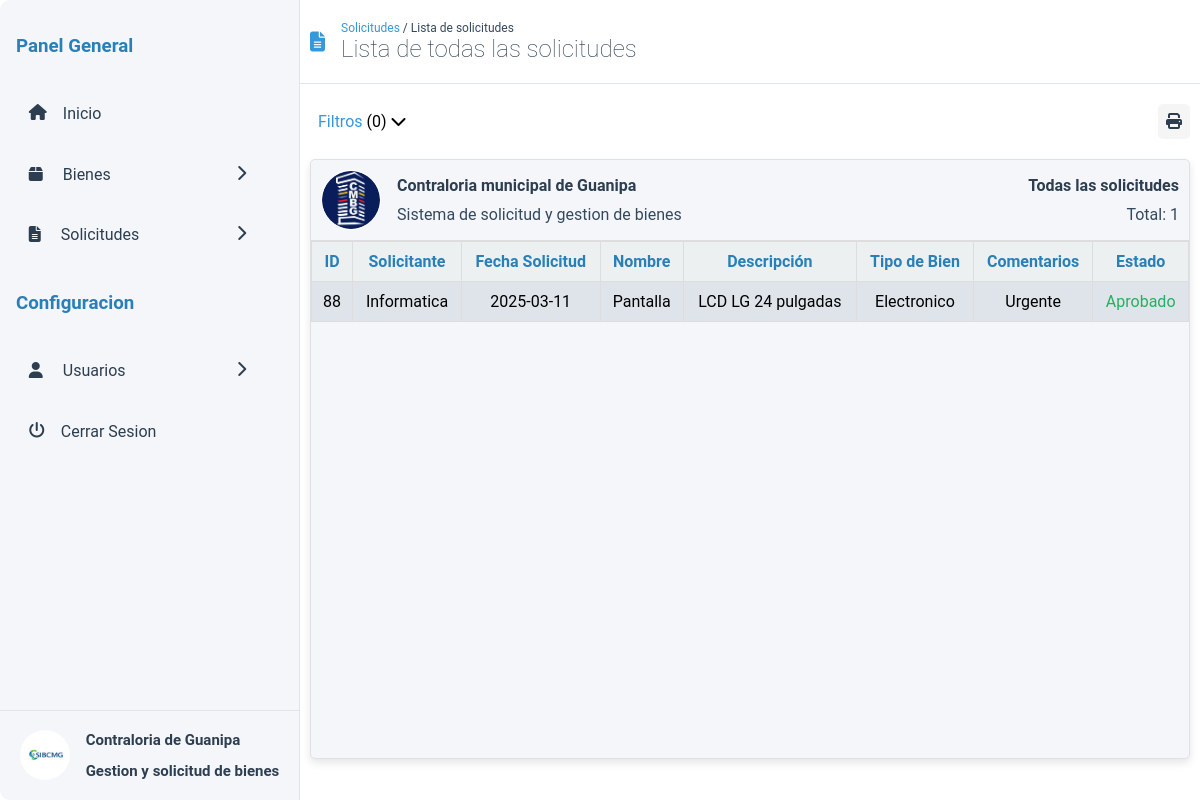
The page /lista-solicitudes.php (signed in) on the database its author committed.
### tables this page shows
CREATE TABLE `solicitudes` (
  `n_solicitud` int(11) NOT NULL,
  `bien` varchar(100) NOT NULL,
  `descripcion` varchar(100) NOT NULL,
  `comentario` varchar(100) NOT NULL,
  `comentario_admin` varchar(100) NOT NULL,
  `tipo_bien` varchar(100) NOT NULL,
  `fecha_solicitud` date NOT NULL DEFAULT current_timestamp(),
  `id_usuario` int(11) NOT NULL,
  `aprobado` int(3) NOT NULL
);

CREATE TABLE `usuario` (
  `n_dependencia` int(11) NOT NULL,
  `nombre_dependencia` varchar(100) NOT NULL,
  `contrasena` varchar(1000) NOT NULL,
  `username` varchar(100) NOT NULL,
  `nombre` varchar(100) NOT NULL,
  `apellido` varchar(100) NOT NULL,
  `correo` varchar(100) NOT NULL,
  `cedula` int(11) NOT NULL,
  `admin` tinyint(1) NOT NULL
);

### src/lista-solicitudes.php (the view, shortened to what this page needs)
<!DOCTYPE html>
<html lang="en">
<head>
  <link rel="stylesheet" href="css/lista-bienes.css">
  <link href="assets/fontawesome-free-6.7.2-web/css/all.css" rel="stylesheet" />
</head>
<body>
  <div class="container">
    <?php include 'assets/include/menu.php'?>
    <header class="main__header">
      <i class="fas fa-file-alt"></i>
        <div class="main__header-title">
          <span class="main__header-currentDir"><a href="#menu-request" class="main__header-currentDir--pre">Solicitudes</a> / Lista de solicitudes</span>
          <h2>Lista de todas las solicitudes</h2>
        </div>
    </header>
    <main class="main">
      <?php include 'assets/include/filters.php'; ?>
        <section class="myEstates">
        <div class="myEstates__header">
            <div class="myEstates__header-title">
              <img src="assets/logo-contraloria.jpg" class="myEstates__header-logo" alt="">
              <div class="myEstates__header-data">
                <b>Contraloria municipal de Guanipa</b>
                <span>Sistema de solicitud y gestion de bienes</span>
              </div>
            </div>
            <div class="myEstates__header-info">
              <h4>Todas las solicitudes</h4>
              <span class="myEstates__header-total">Total: <?php
              $query = $conn->query("SELECT COUNT(*) as total FROM solicitudes");
              $row = $query->fetch(PDO::FETCH_ASSOC);
              echo $row['total'];
              ?></span>
            </div>
          </div>
          <table id="goodsTable">
            <thead>
              <tr>
                <th>ID</th>
                <th>Solicitante</th>
                <th>Fecha Solicitud</th>
                <th>Nombre</th>
                <th>Descripción</th>
                <th>Tipo de Bien</th>
                <th>Comentarios</th>
                <th>Estado</th>
              </tr>
            </thead>
            <tbody>
              <?php
              foreach ($conn->query('SELECT * from solicitudes INNER JOIN usuario ON solicitudes.id_usuario = usuario.n_dependencia ORDER BY fecha_solicitud') as $row):
              ?>
              <tr class="table-dates estate__item">
                <td class="estates-id"><?php echo htmlspecialchars($row['n_solicitud']); ?></td>
                <td><?php echo htmlspecialchars($row['nombre_dependencia']); ?></td>
                <td class="estates-request"><?php echo htmlspecialchars($row['fecha_solicitud']); ?></td>
                <td class="estates-name"><?php echo htmlspecialchars($row['bien']); ?></td>
                <td class="estates-description"><?php echo htmlspecialchars($row['descripcion']); ?></td>
                <td class="estates-type"><?php echo htmlspecialchars($row['tipo_bien']); ?></td>
                <td><?php echo htmlspecialchars($row['comentario']); ?></td>
                <td><?php
                  if ($row["aprobado"] == 1) {
                    echo '<span style="color:#27ae60;">Aprobado</span>';
                  } elseif ($row["aprobado"] == 0) {
                    echo '<a href="solicitudes-pendientes.php#menu-request" title="Gestionar solicitudes pendientes" style="color:#34495e;">Pendiente</a">';
                  } else {
                    echo '<a href="solicitudes-rechazadas.php#menu-request" title="Motivo de rechazo: '.$row['comentario_admin'].'" style="color:#c0392b; text-wrap: nowrap;">Rechazado</a>';
                  }
                 ?></td>
              </tr>
              <?php
              endforeach;?>
            </tbody>
          </table>
        </section>
      </main>
  </div>
</body>
</html>

### src/assets/include/menu.php (shortened to what this page needs)
<?php
function isActive($page) {
    return basename($_SERVER['PHP_SELF']) == $page ? 'menu__item--this' : '';
}
?>
<aside class="menu">
    <nav class="menu__nav">
        <h3>Panel General</h3>
        <a href="./index.php" class="menu__item <?php echo isActive('index.php');?>">
            <i class="fas fa-home"></i>
            <span>Inicio</span>
        </a>
            <div class="menu__item menu__item--selectable" id="menu-estate">
                <div>
                    <i class="fas fa-box"></i>
                    <span>Bienes</span>
                </div>
                <i class="fa-solid fa-chevron-right menu__item-iconDeploy"></i>
            </div>
            <div id="menu-request" class="menu__item menu__item--selectable">
                <div>
                    <i class="fas fa-file-alt"></i>
                    <span>Solicitudes</span>
                </div>
                <i class="fa-solid fa-chevron-right menu__item-iconDeploy"></i>
            </div>
        <h3>Configuracion</h3>
            <div id="menu-user" class="menu__item menu__item--selectable">
                <div>
                    <i class="fas fa-user"></i>
                    <span>Usuarios</span>
                </div>
                <i class="fa-solid fa-chevron-right menu__item-iconDeploy"></i>
                </div>
        <a href="logout.php" class="menu__item">
            <i class="fa-solid fa-power-off"></i>
            <span>Cerrar Sesion</span>
        </a>
    </nav>
    <div class="menu__footer">
        <img src="assets/logo-sistema.jpg" alt="Logo Del sistema" class="menu__logo">
        <div class="menu__footer--title">
            <h1>Contraloria de Guanipa</h1>
            <h2>Gestion y solicitud de bienes</h2>
        </div>
    </div>
</aside>

### src/assets/include/filters.php (shortened to what this page needs)
<link rel="stylesheet" href="css/filter.css">
<div class="filters">
  <div class="filter-print">
    <div class="filter__menu-button" id="filter-menu-button">
      <span class="filters--text">Filtros</span>
      <span id="numFilters">(0)</span>
      <i class="fa-solid fa-chevron-down"></i>
    </div>
    <span class="print__button" onclick="window.print()"><i class="fa-solid fa-print"></i></span>
  </div>
</div>

### src/css/lista-bienes.css (style rules this page uses)
:root { --primary-color: #2d3436; --secondary-color: #b2bec3; --tertiary-color: #F9F7F7; --menu-color: #f5f6fa; --menu-color-secondary: #2d3436; }
* { box-sizing: border-box; text-decoration: none; }
body { margin: 0; padding: 0; display: flex; justify-content: center; background: white; align-items: center; height: 100vh; font-family: 'Roboto', sans-serif; font-size: 16px; }
.container { width: 100%; height: 100%; background-color: white; display: grid; grid-template-areas: "menu header" "menu main" ; grid-template-columns: 300px 1fr; }
.menu__item { text-decoration: none; color: var(--menu-color-secondary); display: flex; cursor: pointer; display: flex; padding: .8em; justify-content: left; width: 90%; border-radius: 10px; user-select: none; }
.main { grid-area: main; margin: 0 10px; }
.main__header { display: flex; align-items: center; gap: 1em; border-bottom: #dfe6e9 1px solid; grid-area: header; padding: 0 10px; }
.main__header-title { display: flex; flex-direction: column; }
.main__header-currentDir { font-size: 12px; color: #34495e; }
.main__header-currentDir--pre { color: #3498db; cursor: pointer; user-select: none; }
.main__header i { color: #3498db; font-size: 20px; border: 1px solid ccc; }
.main__header h2 { color: #2c3e50; font-weight: lighter; padding: 0; margin: 0; }
.myEstates { height: 600px; border-radius: 5px; background: #f5f6fa; width: 100%; position: relative; box-shadow: 0 4px 8px rgba(0, 0, 0, 0.1); border: 1px solid #dee2e6; overflow-y: scroll; user-select: none; }
.myEstates__header { padding: 10px; border-radius: 5px 5px 0 0; width: 100%; align-items: center; display: flex; background: #f5f6fa; justify-content: space-between; border-bottom: #ddd 1px solid; z-index: 100; }
.myEstates__header-title { display: flex; width: 50%; gap: 1em; align-items: center; }
.myEstates__header-data { display: flex; flex-direction: column; gap: 10px; color: #34495e; }
.myEstates__header-title b { color: #2c3e50; }
.myEstates__header-logo { width: 60px; border-radius: 50%; border: 1px solid white; }
.myEstates__header-info { display: flex; flex-direction: column; gap: 10px; align-items: end; color: #34495e; }
.myEstates__header-info h4 { color: #2c3e50; margin: 0; padding: 0; }
table { border-collapse: collapse; cursor: pointer; width: 100%; }
th, td { padding: 10px; border: 1px solid #ddd; text-align: center; max-width: 200px; overflow: hidden; }
th { color: #2980b9; background: #ecf0f1; position: sticky; top: 0; }
tr { background: #dfe4ea; }

### src/css/filter.css (style rules this page uses)
.filters { margin: 20px 0; position: relative; }
.filter-print { display: flex; justify-content: space-between; align-items: center; }
.print__button { user-select: none; cursor: pointer; border-radius: 5px; transition: .3s background; padding: .5em; color: #2c3e50; background: whitesmoke; }
.filters--text { color: #3498db; }
.filter__menu-button { cursor: pointer; user-select: none; padding: .5em; border-radius: 5px; transition: background .3s; }

### src/assets/include/menu.php (style rules this page uses)
:root { --menu-color: #f5f6fa; --menu-color-secondary: #2c3e50; }
.menu { border-radius: 10px 0px 0px 10px; display: flex; flex-direction: column; position: relative; color: black; grid-area: menu; background: var(--menu-color); border-right: #dfe6e9 1px solid; max-height: 100vh; overflow-y: auto; }
.menu h3 { color: #2980b9; }
.menu__footer { padding: .5em 0; width: 100%; display: flex; align-items: center; justify-content: center; gap: 1em; border-top: 1px solid #dfe6e9; position: relative; flex-shrink: 0; }
.menu__footer--title { font-size: 10px; color: var(--menu-color-secondary); }
.menu__logo { width: 50px; height: 50px; border-radius: 50%; }
.menu__nav { display: flex; flex-direction: column; height: 100%; margin: 1em; flex-grow: 1; overflow-y: auto; gap: 1em; }
.menu__item { text-decoration: none; color: var(--menu-color-secondary); display: flex; cursor: pointer; display: flex; padding: .8em; justify-content: left; width: 91%; border-radius: 10px; user-select: none; }
.menu__item--selectable { justify-content: space-between; }
.menu__item span { margin: 0 1em; }
.menu__item-iconDeploy { transition: .3s all; }

### rows shown on the page
solicitudes: n_solicitud "88", id_usuario.nombre_dependencia "Informatica", fecha_solicitud "2025-03-11", bien "Pantalla", descripcion "LCD LG 24 pulgadas", tipo_bien "Electronico", comentario "Urgente", aprobado "Aprobado"

### other values the page prints
$row['total'] "1"
